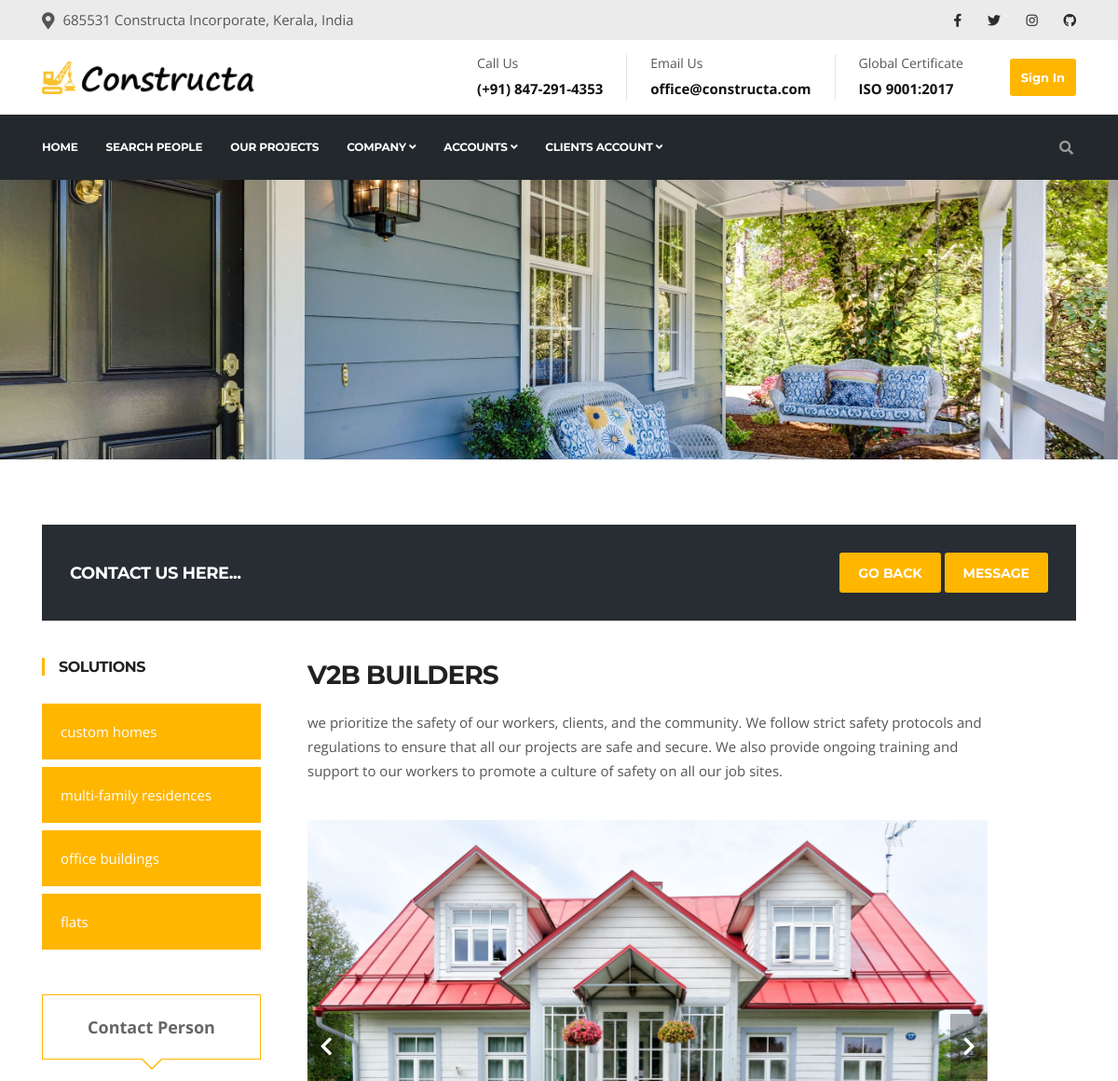
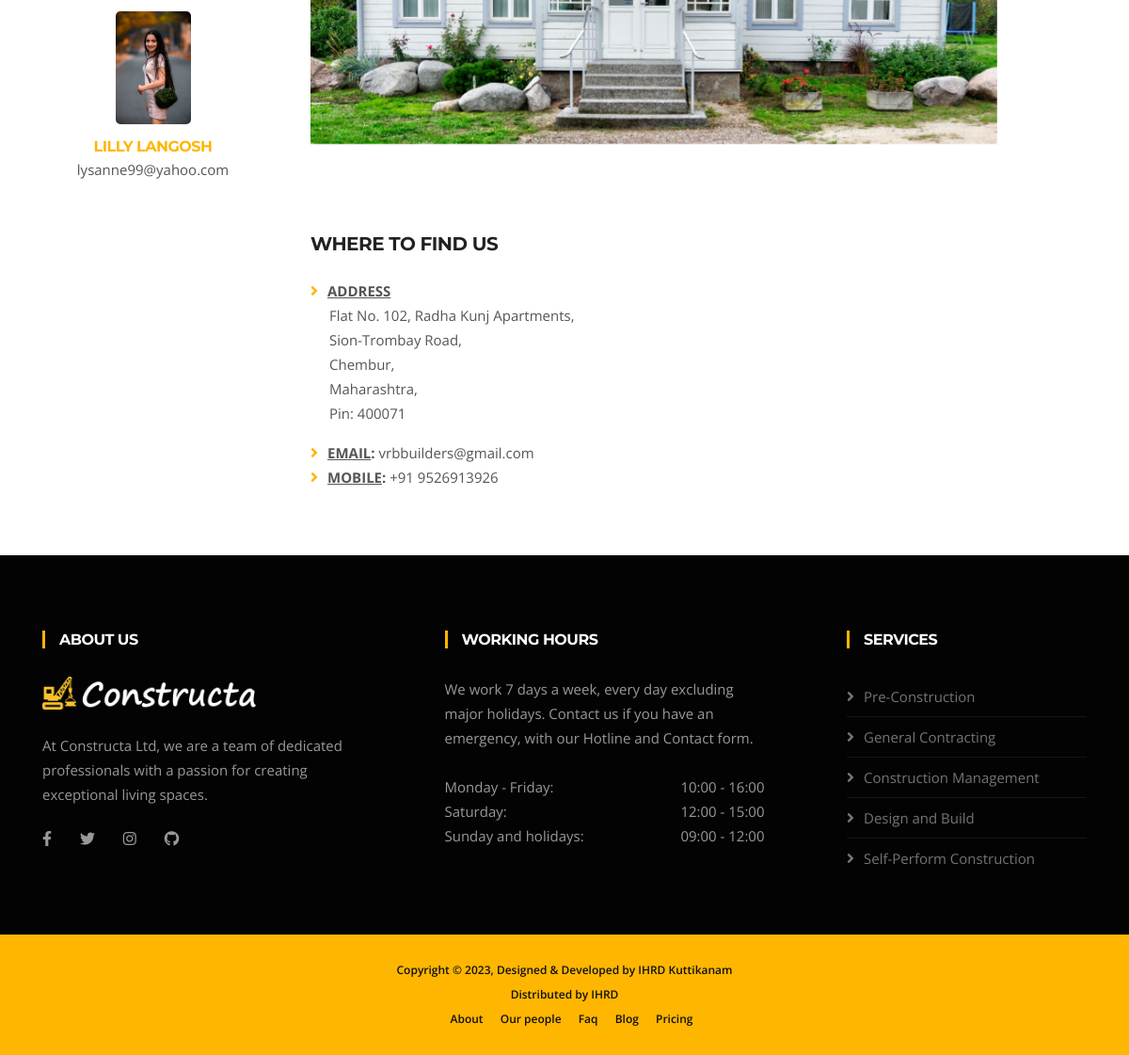
Page /projects/services-single/3 on the committed database (2 pictures, top to bottom).
### projects/models.py (models this page shows, shortened)
class user_registration(models.Model):
    choices = [
        ('contractors', 'Contractors'),
        ('builders', 'Builders'),
        ('civil_engineers', 'Civil Engineers'),
        ('clients', 'Clients'),
        ('architects', 'Architects'),
    ]
    unique_id=models.AutoField(primary_key=True, blank=False)
    user_type = models.CharField(max_length=20, choices=choices)
    first_name = models.CharField(max_length=100, null=True, blank=False)
    last_name = models.CharField(max_length=100, null=True, blank=False)
    email_address = models.CharField(max_length=255, null=True, blank=False)
    password = models.CharField(max_length=500, null=True, blank=False)
    mobile_number = models.CharField(max_length=15, null=True, blank=False)
    profile_photo = models.ImageField(upload_to='clients/', null=True, blank=True)
    address_line_1 = models.CharField(max_length=500, null=True, blank=False)
    address_line_2 = models.CharField(max_length=500, null=True, blank=False)
    district = models.CharField(max_length=100, null=True, blank=False)
    state = models.CharField(max_length=10,null=True, blank=False)
    pin_code = models.CharField(max_length=8, null=True, blank=False)
    business_banner_photo = models.ImageField(upload_to='builders/', blank=True)
    business_title = models.CharField(max_length=255, null=True, blank=True)
    business_description = models.CharField(max_length=500, null=True, blank=True)
    business_email_address = models.CharField(max_length=255, null=True, blank=True)
    business_mobile_number = models.CharField(max_length=10, null=True, blank=True)
    business_address_line_1 = models.CharField(max_length=200, null=True, blank=True)
    business_address_line_2 = models.CharField(max_length=200, null=True, blank=True)
    business_district = models.CharField(max_length=100, null=True, blank=True)
    business_state = models.CharField(max_length=40,null=True, blank=True)
    business_pin_code = models.CharField(max_length=6, null=True, blank=True)
    business_solution = models.CharField(max_length=500, null=True, blank=True)
    status_choices = [
        ('pending', 'Pending'),
        ('active', 'Active'),
    ]
    business_profile_status = models.CharField(max_length=15, choices=status_choices, default="pending")
    status = models.CharField(max_length=15, choices=status_choices, default="active")
    date_added = models.DateTimeField(default=now, editable=False)

class business_profile_image(models.Model):
    unique_id = models.AutoField(primary_key=True, blank=False)
    user = models.ForeignKey(user_registration, on_delete=models.CASCADE, related_name='business_profile_image_conn',default=0)
    image = models.ImageField(upload_to='builders/business/', blank=True)
    date_added = models.DateTimeField(auto_now_add=True)
    date_updated = models.DateTimeField(auto_now=True)

### projects/views.py (the view)
# urls.py: path('services-single/<int:service_id>',views.services_single,name='services_single'),
def services_single(request, service_id):
    userdata = user_registration.objects.get(unique_id=service_id)
    userdata_image = userdata.business_profile_image_conn.all()
    if userdata.business_solution is not None:
        business_solution_list = userdata.business_solution.split(",")
    else:
        business_solution_list = []
    context = { 'userdata': userdata, 'userdata_image': userdata_image, 'business_solution_list':business_solution_list, 'service_id_t':service_id }
    return render(request, 'projects/services-single.html', context)

### templates/projects/services-single.html (shortened to what this page needs)
{% extends 'layout.html' %}
{% load static %}
{% block content %}
{% if userdata.business_banner_photo %}
<div id="banner-area" class="banner-area" style="background-image:url({{ userdata.business_banner_photo.url }})">
{% else %}
<div id="banner-area" class="banner-area" style="background-image:url({% static 'images/placeholder-banner.png' %})"></div>
{% endif %}
  </div>
  <section id="main-container" class="main-container">
    <div class="container">
      <div class="row">
        <div class="col-xl-12">
            <div class="call-to-action classic">
              <div class="row align-items-center">
                <div class="col-md-8 text-center text-md-left">
                  <div class="call-to-action-text">
                    <h3 class="action-title">Contact us here...</h3>
                  </div>
                </div>
                <div class="col-md-4 text-center text-md-right mt-3 mt-md-0">
                  <div class="call-to-action-btn">
                    <a class="btn btn-primary" href="{% url 'projects:services' %}">Go Back</a>
                    <a class="btn btn-primary" href="{% url 'projects:services_message' service_id=service_id_t %}">Message</a>
                  </div>
                </div>
              </div>
            </div>
            <div class="gap-40"></div>
        </div>
        <div class="col-xl-3 col-lg-4">
          <div class="sidebar sidebar-left">
            <div class="widget">
              <h3 class="widget-title">Solutions</h3>
              <ul class="nav service-menu">
                {% if business_solution_list %}
                {% for row in business_solution_list %}
                <li class="active"><a href="">{{ row }}</a></li>
                {% endfor %}
                {% endif %}
              </ul>
            </div>
            <div class="widget">
              <div class="quote-item quote-border">
                <div class="quote-text-border">
                  <b>Contact Person</b>
                </div>
                <div class="quote-item-footer">
                  <img loading="lazy" class="testimonial-thumb" src="{{ userdata.profile_photo.url }}" alt="testimonial">
                  <div class="quote-item-info">
                    <h3 class="quote-author">{{ userdata.first_name }} {{ userdata.last_name }}</h3>
                    <span class="quote-subtext">{{ userdata.email_address }}</span>
                  </div>
                </div>
              </div>
            </div>
          </div>
        </div>
        <div class="col-xl-8 col-lg-8">
          <div class="content-inner-page">
            <h2 class="column-title mrt-0">{{ userdata.business_title|lower|capfirst }}</h2>
            <div class="row">
              <div class="col-md-12">
                {{ userdata.business_description }}
              </div>
            </div>
            <div class="gap-40"></div>
            {% if userdata_image %}
            <div id="page-slider" class="page-slider">
              {% for row in userdata_image %}
                  <div class="item">
                    <img loading="lazy" class="img-fluid" src="{{ row.image.url }}" alt="project-slider-image" />
                  </div>
              {% endfor %}
            </div>
            {% endif %}
            <div class="gap-40"></div>
            <div class="row">
              <div class="col-md-12">
                <h3 class="column-title-small">Where to find us</h3>
                <ul class="list-arrow">
                  <li><b><u>ADDRESS</u></b><br />
                    <p style="padding-left: 20px;">
                    {{ userdata.business_address_line_1 }}, <br />
                    {% if userdata.business_address_line_2 %}
                    {{ userdata.business_address_line_2 }}, <br />
                    {% endif %}
                    {{ userdata.business_district }},  <br />
                    {{ userdata.business_state }}, <br />
                    Pin: {{ userdata.business_pin_code }} <br />
                  </p></li>
                  <li><b><u>EMAIL</u>: </b>{{ userdata.business_email_address }}</li>
                  <li><b><u>MOBILE</u>: </b>+91 {{ userdata.business_mobile_number }}</li>
                </ul>
              </div>
            </div>
          </div>
        </div>
      </div>
    </div>
  </section>
{% endblock %}

### rows in the picture
user_registration: business_banner_photo (picture), profile_photo (picture), first_name "LILLY", last_name "LANGOSH", email_address "lysanne99@yahoo.com", business_title "V2B BUILDERS", business_description "we prioritize the safety of our workers, clients, and the community. We follow strict safety protocols and regulations to ensure that all our projects are safe and secure. We also provide ongoing training and support to our workers to promote a culture of safety on all our job sites.", business_address_line_1 "Flat No. 102, Radha Kunj Apartments", business_address_line_2 "Sion-Trombay Road", business_district "Chembur", business_state "Maharashtra", business_pin_code "400071", business_email_address "vrbbuilders@gmail.com", business_mobile_number "9526913926"
business_profile_image: image (picture)

### other values in the picture
{{ row }} "custom homes" "multi-family residences" "office buildings" "flats"
